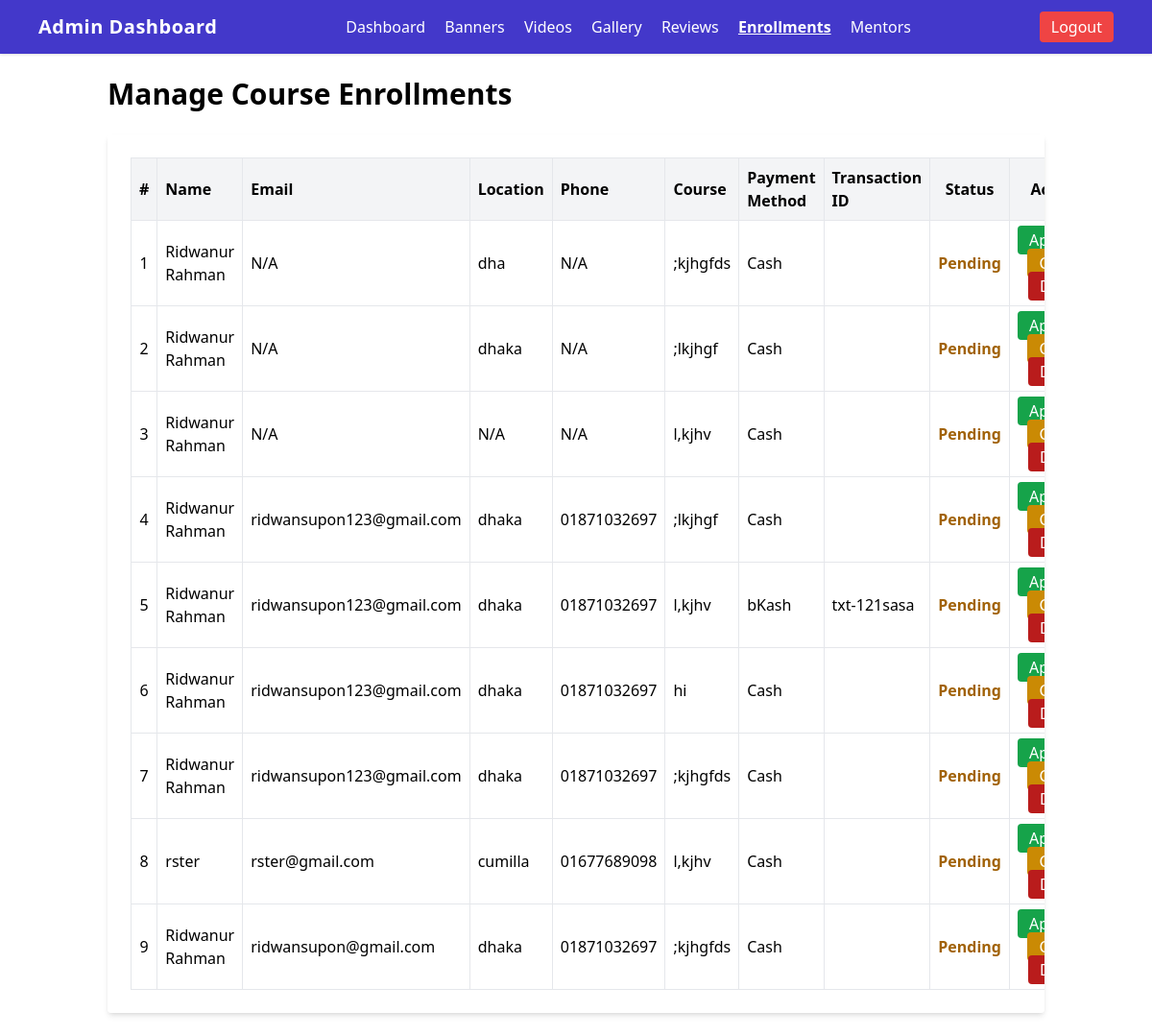
Page /admin/enrollments.php (signed in) on the committed database.
### tables this page shows
CREATE TABLE `enrollments` (
  `id` int(11) NOT NULL,
  `course_id` int(11) NOT NULL,
  `user_id` int(11) DEFAULT NULL,
  `name` varchar(255) NOT NULL,
  `email` varchar(150) DEFAULT NULL,
  `location` varchar(255) DEFAULT NULL,
  `phone` varchar(50) DEFAULT NULL,
  `payment_method` enum('Cash','bKash') NOT NULL,
  `bkash_txn_id` varchar(255) DEFAULT NULL,
  `extra` text DEFAULT NULL,
  `status` enum('Pending','Approved','Cancelled') DEFAULT 'Pending',
  `created_at` timestamp NOT NULL DEFAULT current_timestamp()
);

CREATE TABLE `courses` (
  `id` int(11) NOT NULL,
  `title` varchar(255) NOT NULL,
  `short_desc` text DEFAULT NULL,
  `long_desc` text DEFAULT NULL,
  `teacher` varchar(150) DEFAULT NULL,
  `gender` enum('Male','Female','Both') DEFAULT 'Both',
  `price` decimal(10,2) DEFAULT 0.00,
  `duration` varchar(100) DEFAULT NULL,
  `active` tinyint(1) DEFAULT 1,
  `created_at` timestamp NOT NULL DEFAULT current_timestamp()
);

### config.php (called while the page is built, shortened)
<?php
function e($s) {
    return htmlspecialchars($s, ENT_QUOTES, 'UTF-8');
}

### admin/enrollments.php (the view, shortened to what this page needs)
<?php
require_once __DIR__ . '/../config.php';
require_once __DIR__ . '/../includes/functions.php';
$stmt = $pdo->query("
    SELECT e.*, c.title AS course_name
    FROM enrollments e
    LEFT JOIN courses c ON e.course_id = c.id
    ORDER BY e.created_at DESC
");
$enrollments = $stmt->fetchAll();
?>
<!doctype html>
<html lang="en">
<head>
    <script src="https://cdn.tailwindcss.com"></script>
</head>
<body>
<?php include __DIR__ . '/header_admin.php'; ?>
<div class="container mx-auto p-6">
    <h1 class="text-3xl font-bold mb-6">Manage Course Enrollments</h1>
    <div class="bg-white shadow-md rounded p-6 overflow-x-auto">
        <table class="w-full border-collapse">
            <thead>
                <tr class="bg-gray-100">
                    <th class="border p-2 text-center">#</th>
                    <th class="border p-2 text-left">Name</th>
                    <th class="border p-2 text-left">Email</th>
                    <th class="border p-2 text-left">Location</th>
                    <th class="border p-2 text-left">Phone</th>
                    <th class="border p-2 text-left">Course</th>
                    <th class="border p-2 text-left">Payment Method</th>
                    <th class="border p-2 text-left">Transaction ID</th>
                    <th class="border p-2 text-center">Status</th>
                    <th class="border p-2 text-center">Actions</th>
                </tr>
            </thead>
            <tbody>
                <?php $i = 1; foreach ($enrollments as $row): ?>
                    <tr>
                        <td class="border p-2 text-center"><?= $i++ ?></td>
                        <td class="border p-2"><?= e($row['name']) ?></td>
                        <td class="border p-2"><?= e($row['email'] ?? 'N/A') ?></td>
                        <td class="border p-2"><?= e($row['location'] ?? 'N/A') ?></td>
                        <td class="border p-2"><?= e($row['phone'] ?? 'N/A') ?></td>
                        <td class="border p-2"><?= e($row['course_name'] ?? 'N/A') ?></td>
                        <td class="border p-2"><?= e($row['payment_method']) ?></td>
                        <td class="border p-2"><?= e($row['bkash_txn_id'] ?? 'N/A') ?></td>
                        <td class="border p-2 text-center">
                            <?php if (strtolower($row['status']) === 'approved'): ?>
                                <span class="text-green-700 font-bold">Approved</span>
                            <?php elseif (strtolower($row['status']) === 'canceled'): ?>
                                <span class="text-red-700 font-bold">Canceled</span>
                            <?php else: ?>
                                <span class="text-yellow-700 font-bold">Pending</span>
                            <?php endif; ?>
                        </td>
                        <td class="border p-2 text-center space-x-2">
                            <?php if (strtolower($row['status']) !== 'approved'): ?>
                                <a href="?action=approve&id=<?= $row['id'] ?>"
                                   class="bg-green-600 text-white px-3 py-1 rounded hover:bg-green-700">Approve</a>
                            <?php endif; ?>
                            <?php if (strtolower($row['status']) !== 'canceled'): ?>
                                <a href="?action=cancel&id=<?= $row['id'] ?>"
                                   class="bg-yellow-600 text-white px-3 py-1 rounded hover:bg-yellow-700">Cancel</a>
                            <?php endif; ?>
                            <a href="?action=delete&id=<?= $row['id'] ?>"
                               onclick="return confirm('Are you sure you want to delete this enrollment? This action cannot be undone.');"
                               class="bg-red-700 text-white px-3 py-1 rounded hover:bg-red-800">Delete</a>
                        </td>
                    </tr>
                <?php endforeach; ?>
            </tbody>
        </table>
    </div>
</div>
</body>
</html>

### rows in the picture
enrollments: name "Ridwanur Rahman", email "N/A", location "dha", phone "N/A", course.title ";kjhgfds", payment_method "Cash", status "Pending"
enrollments: name "Ridwanur Rahman", email "N/A", location "dhaka", phone "N/A", course.title ";lkjhgf", payment_method "Cash", status "Pending"
enrollments: name "Ridwanur Rahman", email "N/A", location "N/A", phone "N/A", course.title "l,kjhv", payment_method "Cash", status "Pending"
enrollments: name "Ridwanur Rahman", email "ridwansupon123@gmail.com", location "dhaka", phone "01871032697", course.title ";lkjhgf", payment_method "Cash", status "Pending"
enrollments: name "Ridwanur Rahman", email "ridwansupon123@gmail.com", location "dhaka", phone "01871032697", course.title "l,kjhv", payment_method "bKash", bkash_txn "txt-121sasa", status "Pending"
enrollments: name "Ridwanur Rahman", email "ridwansupon123@gmail.com", location "dhaka", phone "01871032697", course.title "hi", payment_method "Cash", status "Pending"
enrollments: name "Ridwanur Rahman", email "ridwansupon123@gmail.com", location "dhaka", phone "01871032697", course.title ";kjhgfds", payment_method "Cash", status "Pending"
enrollments: name "rster", email "rster@gmail.com", location "cumilla", phone "01677689098", course.title "l,kjhv", payment_method "Cash", status "Pending"
enrollments: name "Ridwanur Rahman", email "ridwansupon@gmail.com", location "dhaka", phone "01871032697", course.title ";kjhgfds", payment_method "Cash", status "Pending"
